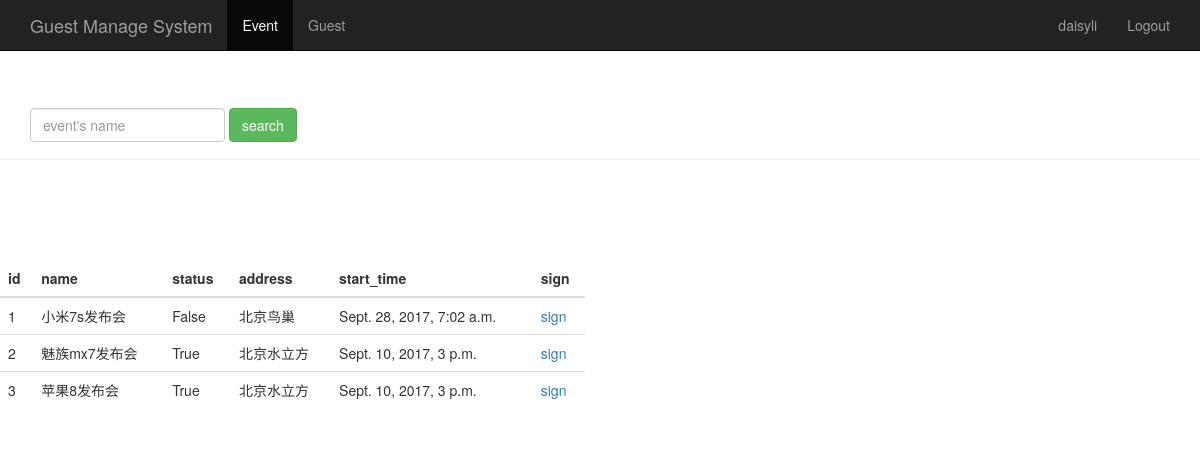
The page /event_manage/ (signed in) on the database its author committed.
### sign/models.py (models this page shows, shortened)
class Event(models.Model):
    name = models.CharField(max_length=100) #event title
    limit = models.IntegerField()           #amount of attendance people
    status = models.BooleanField()          #status of event
    address = models.CharField(max_length=200) #address
    start_time = models.DateTimeField('events time') #time of event
    create_time = models.DateTimeField(auto_now=True) #create time of event(auto)

### sign/views.py (the view)
# urls.py: url(r'^event_manage/$',views.event_manage),
def event_manage(request):
    event_list = Event.objects.all()
    username = request.session.get('user','') #    reed seesion from browser
    return render(request,'event_manage.html',{"user":username,"events":event_list})

### sign/templates/event_manage.html (shortened to what this page needs)
<!DOCTYPE html>
<html lang="zh-CN">
<head>
    {% load bootstrap3%}
    {% bootstrap_css %}
</head>
<body role="document">
<nav class=" navbar navbar-inverse navbar-fixed-top">
    <div class="container">
       <div class="navbar-header">
           <a class="navbar-brand" href="/event_manage/">Guest Manage System</a>
       </div>
        <div id="navbar_event" class="collapse navbar-collapse">
            <ul class="nav navbar-nav">
                <li class="active"><a href="#">Event</a> </li>
                <li><a href="/guest_manage/">Guest</a> </li>
            </ul>
            <ul class="nav navbar-nav navbar-right">
                <li><a href="#">{{user}}</a> </li>
                <li><a href="/logout/">Logout</a> </li>
            </ul>
        </div>
    </div>
</nav>
<div class="page-header" style="padding-top: 60px;">
    <div id="navbar_searchname" class="navbar-collapse collapse">
        <form class="navbar-form" method="get" action="/search_name/">
            <div class="form-group">
                <input name="name" type="text" placeholder="event's name" class="form-control">
            </div>
            <button type="submit" class="btn btn-success">search</button>
        </form>
    </div>
</div>
<div class="row" style="padding-top: 80px;">
    <div class="col-md-6">
        <table class="table table-stripesd">
            <thead>
            <tr>
                <th>id</th><th>name</th><th>status</th><th>address</th><th>start_time</th> <th>sign</th>
            </tr>
            </thead>
            <tbody>
            {% for event in events %}
            <tr>
                <td>{{event.id}}</td>
                <td>{{event.name}}</td>
                <td>{{event.status}}</td>
                <td>{{event.address}}</td>
                <td>{{event.start_time}}</td>
                <td><a href="/sign_index/{{event.id}}" target="{{event.id}}_blank">sign</a> </td>
            </tr>
            {% endfor %}
            </tbody>
        </table>
    </div>
</div>
</body>
</html>

### rows shown on the page
Event: id "1", name "小米7s发布会", status "False", address "北京鸟巢", start_time "Sept. 28, 2017, 7:02 a.m."
Event: id "2", name "魅族mx7发布会", status "True", address "北京水立方", start_time "Sept. 10, 2017, 3 p.m."
Event: id "3", name "苹果8发布会", status "True", address "北京水立方", start_time "Sept. 10, 2017, 3 p.m."

### other values the page prints
{{ user }} "daisyli"
